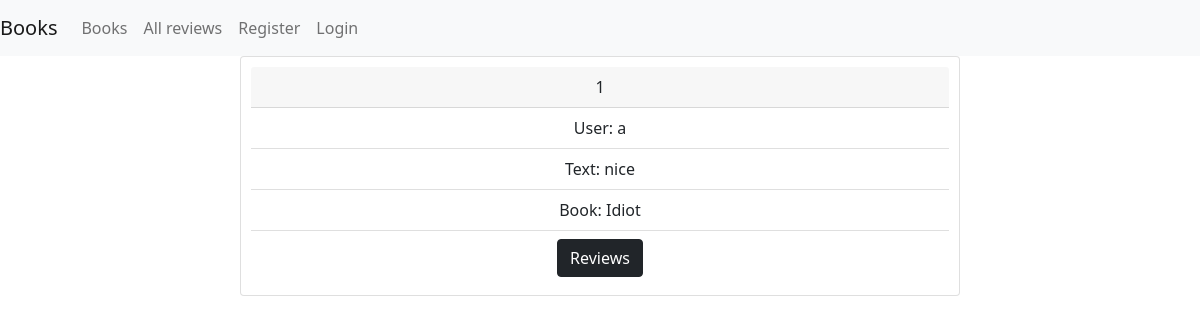
/app/review_list/, run on an earlier commit of the app's database.
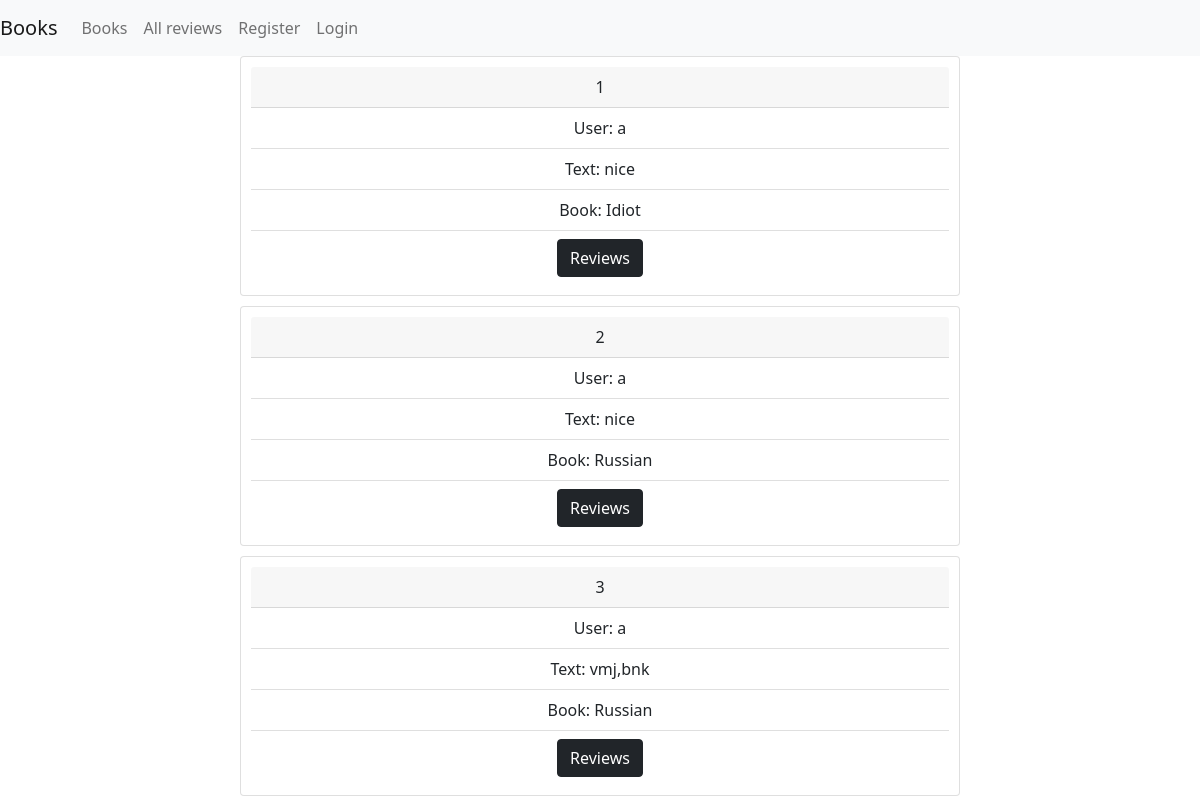
And on a later commit of the database.
### app_tutorial/models.py (models this page shows, shortened)
class Review(models.Model):
    user = models.ForeignKey(User, on_delete=models.CASCADE)
    book = models.ForeignKey(Book, on_delete=models.CASCADE)
    text = models.TextField()

class Book(models.Model):
    name = models.CharField(max_length=255)
    price = models.DecimalField(max_digits=10, decimal_places=2)
    pages_number = models.IntegerField(default=100)
    description = models.TextField(null=True, blank=True)
    def __str__(self):
        return self.name

### app_tutorial/views.py (the view)
# urls.py: path('review_list/', views.review_list, name='review_list'),
def review_list(request):
    reviews = Review.objects.all()
    return render(request, 'review_list.html', {'reviews': reviews})

### templates/review_list.html (shortened to what this page needs)
{% extends 'base.html'%}
{%block content%}
{% for review in reviews %}
    <div class="review card">
      <div class="card-header">
        {{review.id}}
      </div>
      <ul class="list-group list-group-flush">
        <li class="list-group-item">User: {{review.user}}</li>
        <li class="list-group-item">Text: {{review.text}}</li>
        <li class="list-group-item">Book: {{review.book}}</li>
          <li class="list-group-item">
              <a class="btn btn-dark" href="{% url 'book_review_list' book_id=review.book.id%}" role="button">Reviews</a>
          </li>
      </ul>
    </div>
{% endfor %}
{% endblock %}

What changed in the data, as far as the page shows it:
added Review: id "2", user "a", text "nice", book "Russian"
added Review: id "3", user "a", text "vmj,bnk", book "Russian"
